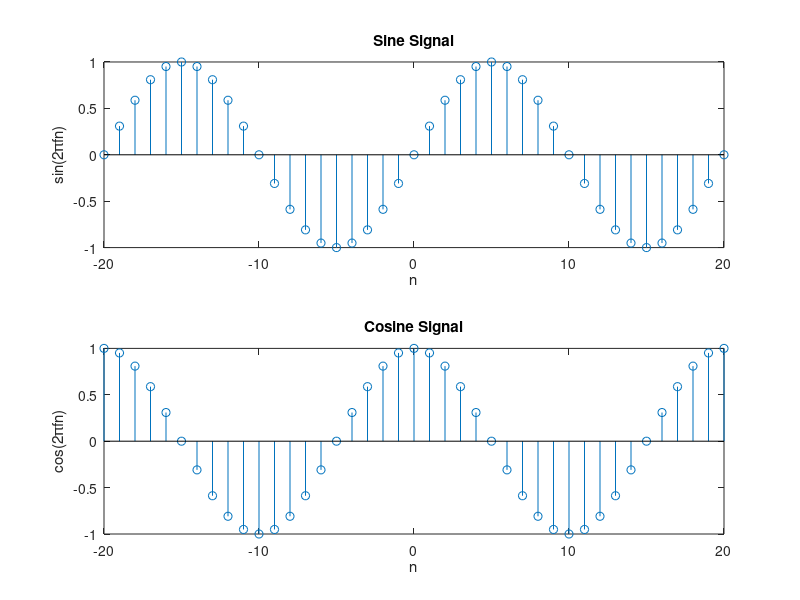
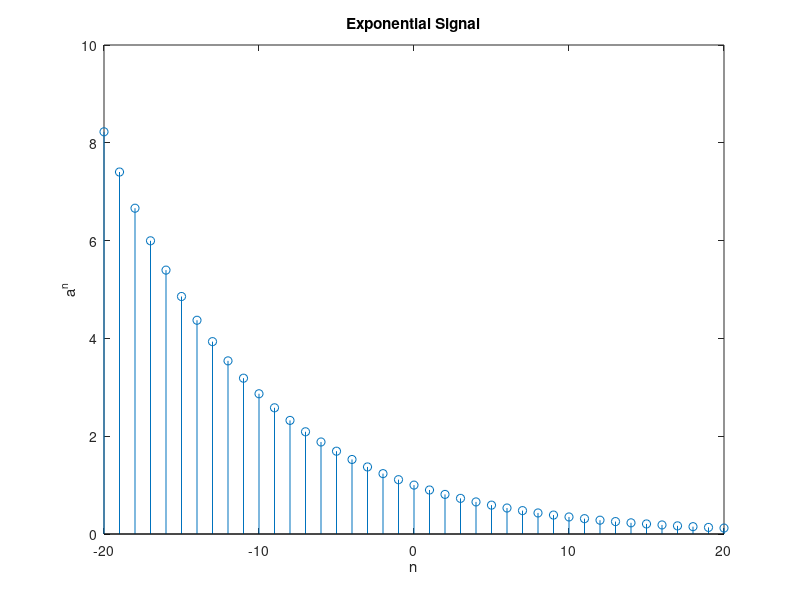
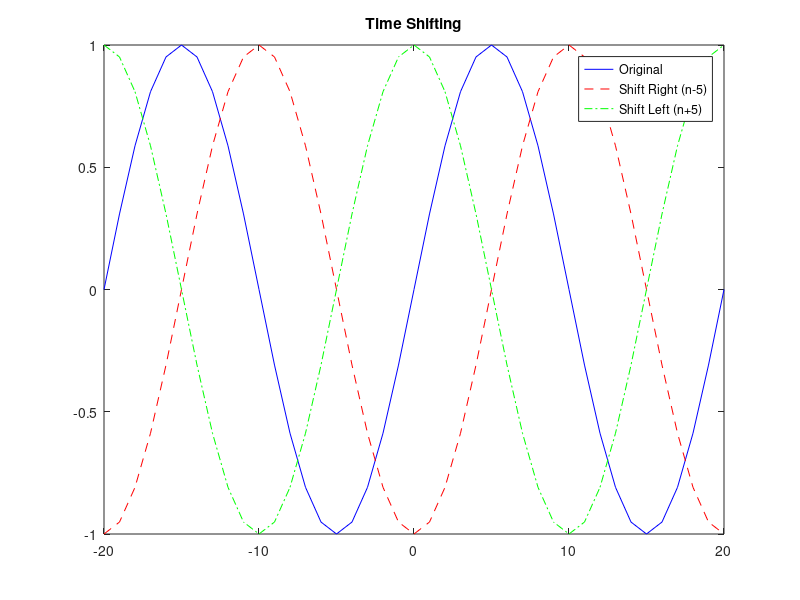
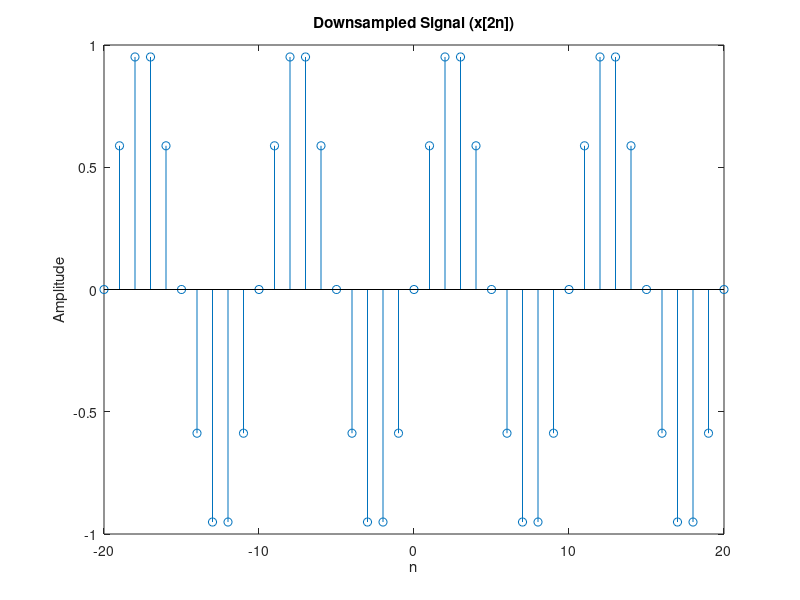

These figures' MATLAB source, in order:
% Sample_Code.m for Session 2: Time and Frequency Domain Representations

% Time vector
n = -20:20;
f = 0.05;  % frequency

% 1. Sine and Cosine Signals
x_sin = sin(2*pi*f*n);
x_cos = cos(2*pi*f*n);

figure;
subplot(2,1,1);
stem(n, x_sin);
title('Sine Signal'); xlabel('n'); ylabel('sin(2πfn)');

subplot(2,1,2);
stem(n, x_cos);
title('Cosine Signal'); xlabel('n'); ylabel('cos(2πfn)');

% 2. Exponential Signal
a = 0.9;
x_exp = a.^n;
figure;
stem(n, x_exp);
title('Exponential Signal'); xlabel('n'); ylabel('a^n');

% 3. Time-shifting
x_shift_right = sin(2*pi*f*(n-5));
x_shift_left = sin(2*pi*f*(n+5));

figure;
plot(n, x_sin, 'b', n, x_shift_right, 'r--', n, x_shift_left, 'g-.');
legend('Original', 'Shift Right (n-5)', 'Shift Left (n+5)');
title('Time Shifting');

% 4. Time-scaling (Downsampling)
x_downsampled = sin(2*pi*f*(2*n));
figure;
stem(n, x_downsampled);
title('Downsampled Signal (x[2n])');
xlabel('n'); ylabel('Amplitude');
